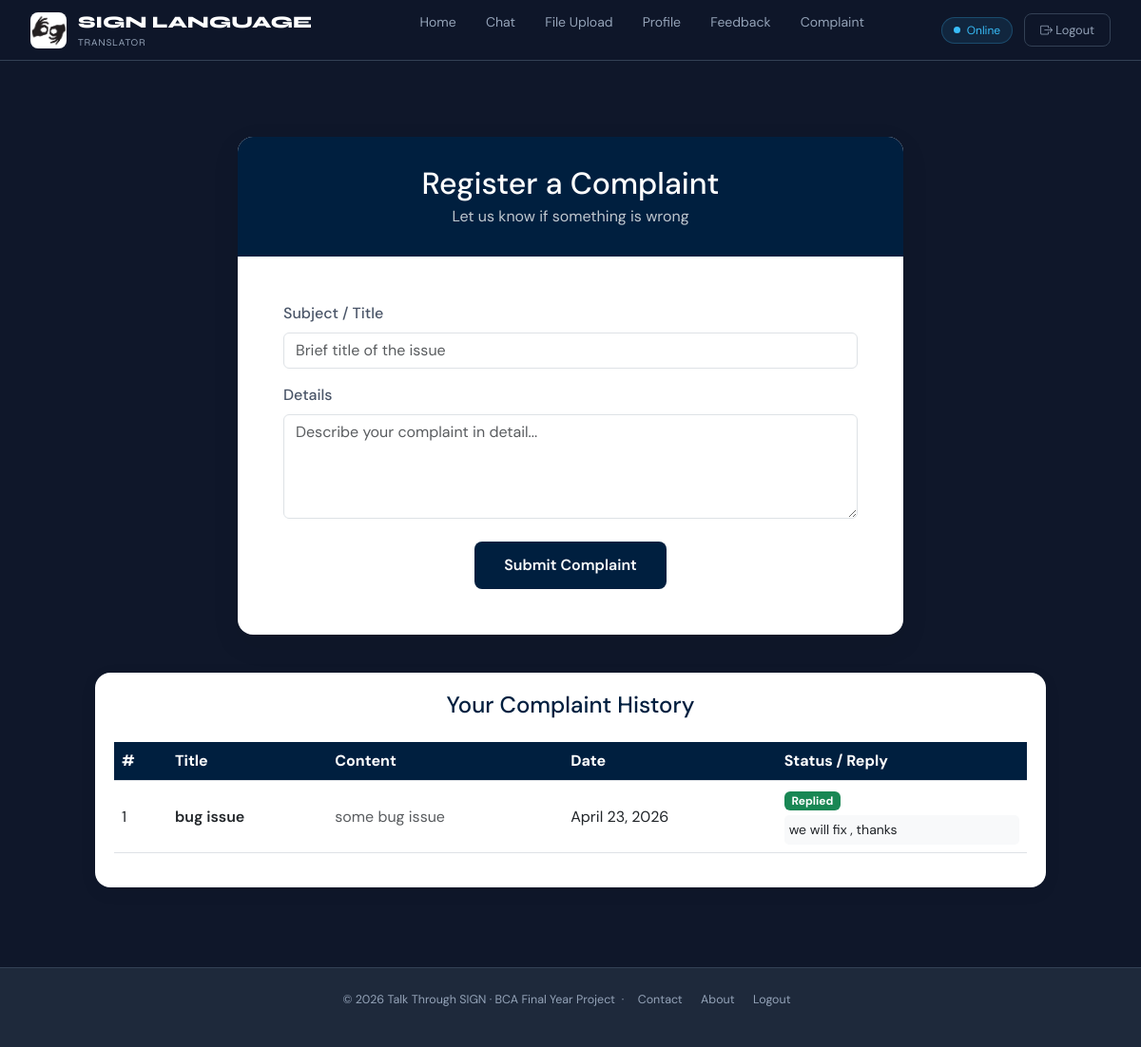
Page /User/Complaint/ (signed in) on the committed database.
### User/models.py (models this page shows)
class tbl_complaint(models.Model):
    complaint_title=models.CharField(max_length=50)
    complaint_content=models.CharField(max_length=50)
    complaint_date=models.DateField(auto_now_add=True)
    complaint_reply=models.CharField(max_length=50)
    complaint_status=models.IntegerField(default=0)
    user_id=models.ForeignKey(tbl_user,on_delete=models.CASCADE,null=True)
    deafuser_id=models.ForeignKey(tbl_deafuser,on_delete=models.CASCADE,null=True)

### User/views.py (the view)
# urls.py: path('Complaint/',views.Complaint,name="Complaint"),
def Complaint(request):
    if 'uid' not in request.session:
        return redirect('Guest:Login')
    userid=tbl_user.objects.get(id=request.session['uid'])
    complaintdata=tbl_complaint.objects.filter(user_id=request.session['uid'])
    if request.method == "POST":
        title=request.POST.get('txt_title')
        content=request.POST.get('txt_content')
        tbl_complaint.objects.create(complaint_title=title,complaint_content=content,user_id=userid)
        return render(request,'User/Complaint.html',{'msg':"Inserted"})
    else:
        return render(request,'User/Complaint.html',{'complaintdata':complaintdata})

### User/Templates/User/Complaint.html (shortened to what this page needs)
{% extends 'User/Header.html' %}
{% load static %}
{% block content %}
<!DOCTYPE html>
<html lang="en">
<head>
</head>
<body>
<div class="container">
    <div class="card complaint-card">
        <div class="header-section">
            <h2 class="mb-1">Register a Complaint</h2>
            <p class="mb-0 opacity-75">Let us know if something is wrong</p>
        </div>
        <div class="card-body p-4 p-lg-5">
            <form action="" method="post">
                <div class="mb-3">
                    <label class="form-label">Subject / Title</label>
                    <input type="text" name="txt_title" class="form-control" placeholder="Brief title of the issue" required>
                </div>
                <div class="mb-4">
                    <label class="form-label">Details</label>
                    <textarea name="txt_content" class="form-control" rows="4" placeholder="Describe your complaint in detail..." required></textarea>
                </div>
                <div class="text-center">
                    <button type="submit" class="btn btn-submit">Submit Complaint</button>
                </div>
            </form>
        </div>
    </div>
    <div class="table-container">
        <h4 class="mb-4 text-center" style="color: #001f3f;">Your Complaint History</h4>
        <div class="table-responsive">
            <table class="table table-hover align-middle">
                <thead class="thead-navy">
                    <tr>
                        <th>#</th>
                        <th>Title</th>
                        <th>Content</th>
                        <th>Date</th>
                        <th>Status / Reply</th>
                    </tr>
                </thead>
                <tbody>
                    {% for i in complaintdata %}
                    <tr>
                        <td>{{forloop.counter}}</td>
                        <td class="fw-semibold">{{i.complaint_title}}</td>
                        <td class="text-muted">{{i.complaint_content|truncatechars:50}}</td>
                        <td>{{i.complaint_date}}</td>
                        <td>
                            {% if i.complaint_status == 0 %}
                                <span class="badge badge-pending">Pending</span>
                            {% else %}
                                <div class="text-success fw-bold mb-1">
                                    <span class="badge badge-replied">Replied</span>
                                </div>
                                <small class="text-dark d-block" style="background: #f8f9fa; padding: 5px; border-radius: 5px;">
                                    {{i.complaint_reply}}
                                </small>
                            {% endif %}
                        </td>
                    </tr>
                    {% empty %}
                    <tr>
                        <td colspan="5" class="text-center text-muted">No complaints found.</td>
                    </tr>
                    {% endfor %}
                </tbody>
            </table>
        </div>
    </div>
</div>
</body>
</html>
{% endblock content %}

### User/Templates/User/Header.html (style rules this page uses)
:root { --blue: #6366f1; --sky: #38bdf8; --dark: #0f172a; --card: #1e293b; --muted: #94a3b8; --border: #334155; --grad: linear-gradient(90deg, #6366f1, #38bdf8); }
* { box-sizing: border-box; margin: 0; padding: 0; }
body { font-family: 'DM Sans', sans-serif; background: var(--dark); color: #e2e8f0; min-height: 100vh; display: flex; flex-direction: column; }

### User/Templates/User/Complaint.html (style rules this page uses)
.complaint-card { max-width: 700px; margin: 40px auto; border: none; border-radius: 16px; box-shadow: 0 10px 30px rgba(0,0,0,0.08); background: #ffffff; overflow: hidden; }
.header-section { background-color: #001f3f; color: #ffffff; padding: 30px; text-align: center; }
.form-label { font-weight: 500; color: #4a5568; }
.btn-submit { background-color: #001f3f; color: white; border-radius: 8px; padding: 12px 30px; font-weight: 600; transition: 0.3s; }
.table-container { max-width: 1000px; margin: 20px auto; background: white; padding: 20px; border-radius: 16px; box-shadow: 0 5px 20px rgba(0,0,0,0.05); }
.thead-navy { background-color: #001f3f; color: white; }
.badge-replied { background-color: #198754; color: #fff; }

### rows in the picture
tbl_complaint: complaint_title "bug issue", complaint_content "some bug issue", complaint_date "April 23, 2026", complaint_reply "we will fix , thanks"
